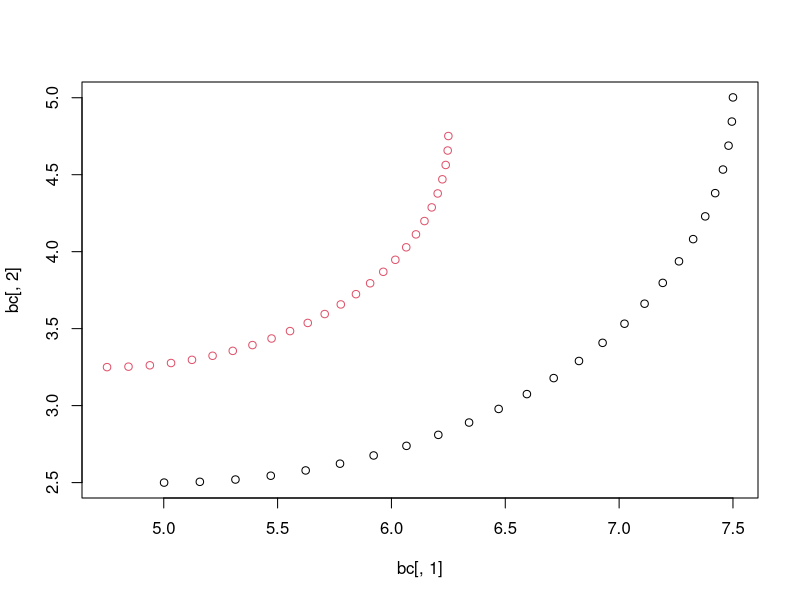

This figure's R source:
c1 <- NULL;
c2 <- NULL;
TT <- 75:100;
TT <- TT / 100;
TT <- TT * 2 * 3.142;
x0 <- 5.0;
y0 <- 5.0;
r0 <- 2.5;
x1 <- 4.75;
y1 <- 4.75;
r1 <- 1.5;
for (t in TT)
{
  x <- r0 * cos(t) + x0;
  y <- r0 * sin(t) + y0;
  c1 <- rbind(c1,c(x,y));
  
  x <- r1 * cos(t) + x1;
  y <- r1 * sin(t) + y1;
  c2 <- rbind(c2,c(x,y));
}
#print(c2);
bc <- rbind(c1,c2);

clusters <- hclust(dist(bc),method="single");
clusters <- cutree(clusters,2);
print(clusters);
plot(bc[,1],bc[,2], col = clusters);
#plot(bc[,1],bc[,2]);

#Fit circle one...

xbar <- mean(c2[,1]);
ybar <- mean(c2[,2]);
u <- c2[,1] - xbar;
v <- c2[,2] - ybar;
N <- length(v);
suu <- 0
suv <- 0;
svv <- 0;
suuu <- 0;
svvv <- 0;
suvv <- 0;
svuu <- 0;
for (i in 1:N)
{
  ui <- u[i];
  vi <- v[i];
  
  suu <- suu + ui*ui;
  suv <- suv + ui*vi;
  svv <- svv + vi*vi;
  suuu <- suuu + ui*ui*ui;
  svvv <- svvv + vi*vi*vi;
  suvv <- suvv + ui*vi*vi;
  svuu <- svuu + vi*ui*ui;
}

A <- matrix(nrow=2,ncol=2,0);
A[1,1] <- suu;
A[1,2] <- suv;
A[2,1] <- suv;
A[2,2] <- svv;
b <- matrix(nrow=2,ncol=1,0);
b[1,1] <- 0.5*(suuu + suvv);
b[2,1] <- 0.5*(svvv + svuu);

z <- solve(A)%*%b;
uc <- z[1,1];
vc <- z[2,1];
xc <- uc + xbar;
yc <- vc + ybar;

radius <- sqrt(uc*uc + vc*vc + (suu+svv)/N);

print(xc);
print(yc);
print(radius);